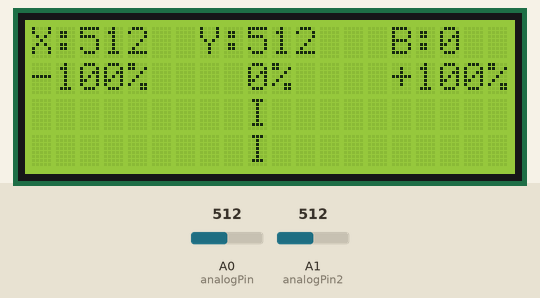
Bench run of a sketch on a simulated Arduino Uno, built with avr-gcc and run on an emulated ATmega328P. On the bench: 20×4 character LCD. The inputs (shaded band) are chosen by the test bench; at power-on: A0 (analogPin) = 512, A1 (analogPin2) = 512.

Above: at 1.2 s.
1.3 s: A0 (analogPin) set to 716
At 2.3 s:
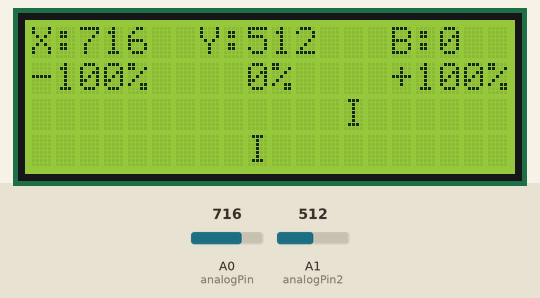
2.8 s: A1 (analogPin2) set to 716
At 4.0 s:
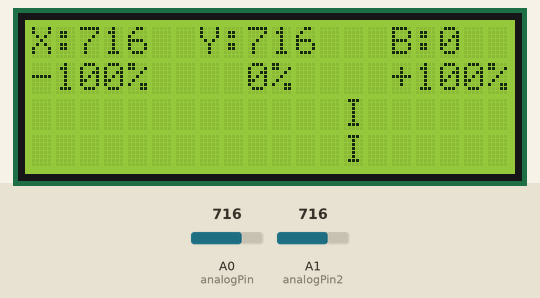
4.3 s: A0 (analogPin) set to 900
At 5.6 s:
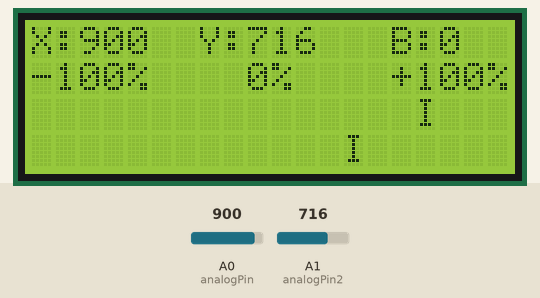
5.9 s: A1 (analogPin2) set to 900
At 7.1 s:
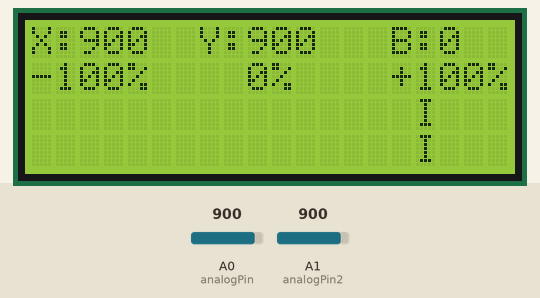
7.4 s: A0 (analogPin) set to 1023
At 7.9 s:
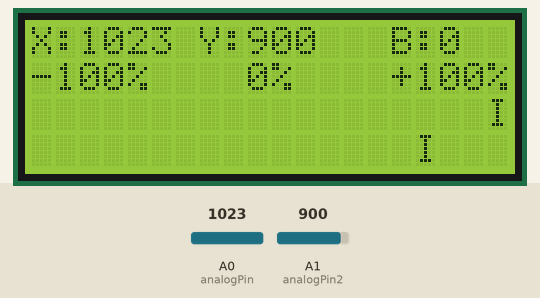
9.0 s: A1 (analogPin2) set to 1023
At 9.7 s:
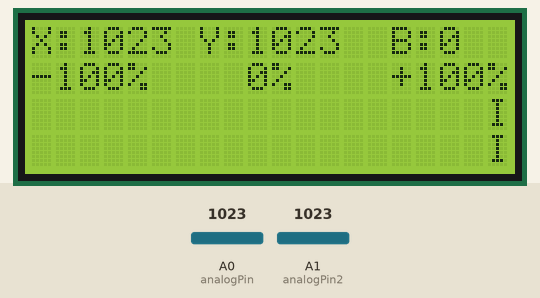
Timing chart, 0 to 12.0 s (numbered marks = the images above; inputs shaded):
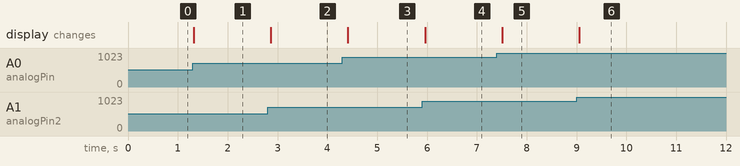

Measured:
- after the input at 1.3 s, the display: changes at once (image 1)
- after the input at 2.8 s, the display: changes after 0.06 s (image 2)
- after the input at 4.3 s, the display: changes after 0.11 s (image 3)
- after the input at 5.9 s, the display: changes after 0.06 s (image 4)
- after the input at 7.4 s, the display: changes after 0.11 s (image 5)
- after the input at 9.0 s, the display: changes after 0.06 s (image 6)

The sketch:

Ex2.3.ino
```cpp
#include<LiquidCrystal.h>

LiquidCrystal lcd (8,7,6,5,4,3 );

#define button_input 19
int analogPin = A0 ;
int analogPin2 = A1;
float  value = 0 ;
float voltage = 0 ;
String vol_string;
int horiz_divider = 0, vert_divider;
int horiz_num, vert_num;
int pressed_counter = 0 ;
int previous_hor_div, previous_vert_div;
volatile long int pulses = 0;

void setup() {
  //DDRD = DDRD | B00000111;
  pinMode(button_input,INPUT_PULLUP);
  pinMode(analogPin,INPUT);
  pinMode(analogPin2,INPUT);
  lcd.begin(20,4);
  lcd.print("Motivated");

   Serial.begin(9600);

   lcd.setCursor(0,1);
   lcd.print("-100%    0%    +100%");

   attachInterrupt(digitalPinToInterrupt(button_input), frequencyCounter, FALLING); //interrupt for button

}

void loop() {

  lcd.setCursor(0,0);
  lcd.print("X:");
  horiz_num = analogRead(A0);
  vert_num = analogRead(A1);
  lcd.print(horiz_num);
  lcd.print("     ");
  lcd.setCursor(7,0);
  lcd.print("Y:    ");
  lcd.setCursor(9,0);
  lcd.print(vert_num);
  lcd.setCursor(15,0);
  lcd.print("B:   ");

  lcd.setCursor(17,0);
  pressed_counter = pulses;
  lcd.print(pressed_counter);

  //correlation to "I" position
  horiz_divider = horiz_num/53,84;
  vert_divider = vert_num/53,84;


//changing "I" position ONLY if it's different from previous iteration of the main loop
if (previous_hor_div != horiz_divider) {
  //clearing out the line
  lcd.setCursor(0,2);
  lcd.print("                    ");
  lcd.setCursor(horiz_divider,2);
  lcd.print('I');
}


//changing "I" position ONLY if it's different from previous iteration of the main loop
if (previous_vert_div != vert_divider) {
  lcd.setCursor(0,3);
  lcd.print("                    ");
  lcd.setCursor(vert_divider,3);
  lcd.print('I');
}


  previous_hor_div = horiz_divider;
  previous_vert_div = vert_divider;


  delay(150);


}


void frequencyCounter () {
    pulses++;
}
```
